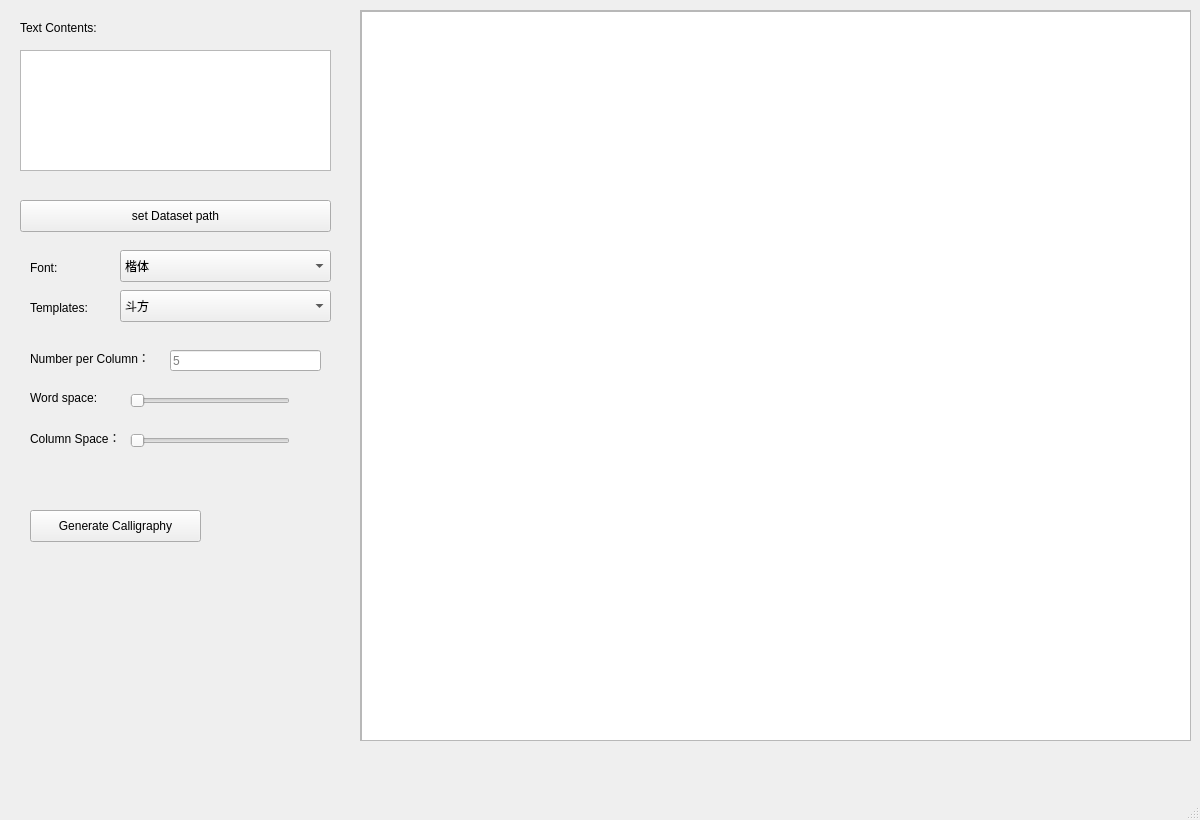
<?xml version="1.0" encoding="UTF-8"?>
<ui version="4.0">
 <class>MainWindow</class>
 <widget class="QMainWindow" name="MainWindow">
  <property name="enabled">
   <bool>true</bool>
  </property>
  <property name="geometry">
   <rect>
    <x>0</x>
    <y>0</y>
    <width>1200</width>
    <height>820</height>
   </rect>
  </property>
  <property name="windowTitle">
   <string>MainWindow</string>
  </property>
  <widget class="QWidget" name="centralwidget">
   <widget class="QScrollArea" name="scrollArea">
    <property name="geometry">
     <rect>
      <x>360</x>
      <y>10</y>
      <width>831</width>
      <height>731</height>
     </rect>
    </property>
    <property name="widgetResizable">
     <bool>true</bool>
    </property>
    <widget class="QWidget" name="scrollAreaWidgetContents">
     <property name="geometry">
      <rect>
       <x>0</x>
       <y>0</y>
       <width>829</width>
       <height>729</height>
      </rect>
     </property>
     <widget class="QGraphicsView" name="image_gw">
      <property name="geometry">
       <rect>
        <x>0</x>
        <y>0</y>
        <width>901</width>
        <height>731</height>
       </rect>
      </property>
     </widget>
    </widget>
   </widget>
   <widget class="QLabel" name="label">
    <property name="geometry">
     <rect>
      <x>20</x>
      <y>20</y>
      <width>241</width>
      <height>16</height>
     </rect>
    </property>
    <property name="text">
     <string>Text Contents:</string>
    </property>
   </widget>
   <widget class="QTextEdit" name="text_content_edit">
    <property name="geometry">
     <rect>
      <x>20</x>
      <y>50</y>
      <width>311</width>
      <height>121</height>
     </rect>
    </property>
    <property name="placeholderText">
     <string/>
    </property>
   </widget>
   <widget class="QLabel" name="label_2">
    <property name="geometry">
     <rect>
      <x>30</x>
      <y>300</y>
      <width>71</width>
      <height>16</height>
     </rect>
    </property>
    <property name="text">
     <string>Templates:</string>
    </property>
   </widget>
   <widget class="QComboBox" name="template_comboBox">
    <property name="geometry">
     <rect>
      <x>120</x>
      <y>290</y>
      <width>211</width>
      <height>32</height>
     </rect>
    </property>
    <item>
     <property name="text">
      <string>斗方</string>
     </property>
    </item>
    <item>
     <property name="text">
      <string>扇面</string>
     </property>
    </item>
    <item>
     <property name="text">
      <string>对联</string>
     </property>
    </item>
   </widget>
   <widget class="QLabel" name="label_3">
    <property name="geometry">
     <rect>
      <x>30</x>
      <y>390</y>
      <width>91</width>
      <height>16</height>
     </rect>
    </property>
    <property name="text">
     <string>Word space:</string>
    </property>
   </widget>
   <widget class="QSlider" name="word_space_slider">
    <property name="geometry">
     <rect>
      <x>130</x>
      <y>390</y>
      <width>160</width>
      <height>22</height>
     </rect>
    </property>
    <property name="orientation">
     <enum>Qt::Horizontal</enum>
    </property>
   </widget>
   <widget class="QLabel" name="label_4">
    <property name="geometry">
     <rect>
      <x>30</x>
      <y>430</y>
      <width>111</width>
      <height>16</height>
     </rect>
    </property>
    <property name="text">
     <string>Column Space：</string>
    </property>
   </widget>
   <widget class="QSlider" name="column_space_slider">
    <property name="geometry">
     <rect>
      <x>130</x>
      <y>430</y>
      <width>160</width>
      <height>22</height>
     </rect>
    </property>
    <property name="orientation">
     <enum>Qt::Horizontal</enum>
    </property>
   </widget>
   <widget class="QPushButton" name="generate_btn">
    <property name="geometry">
     <rect>
      <x>30</x>
      <y>510</y>
      <width>171</width>
      <height>32</height>
     </rect>
    </property>
    <property name="text">
     <string>Generate Calligraphy</string>
    </property>
   </widget>
   <widget class="QLabel" name="label_5">
    <property name="geometry">
     <rect>
      <x>30</x>
      <y>260</y>
      <width>59</width>
      <height>16</height>
     </rect>
    </property>
    <property name="text">
     <string>Font:</string>
    </property>
   </widget>
   <widget class="QComboBox" name="font_comboBox">
    <property name="geometry">
     <rect>
      <x>120</x>
      <y>250</y>
      <width>211</width>
      <height>32</height>
     </rect>
    </property>
    <item>
     <property name="text">
      <string>楷体</string>
     </property>
    </item>
    <item>
     <property name="text">
      <string>宋体</string>
     </property>
    </item>
    <item>
     <property name="text">
      <string>启功体</string>
     </property>
    </item>
   </widget>
   <widget class="QPushButton" name="set_dataset_path_btn">
    <property name="geometry">
     <rect>
      <x>20</x>
      <y>200</y>
      <width>311</width>
      <height>32</height>
     </rect>
    </property>
    <property name="text">
     <string>set Dataset path</string>
    </property>
   </widget>
   <widget class="QLabel" name="label_6">
    <property name="geometry">
     <rect>
      <x>30</x>
      <y>350</y>
      <width>141</width>
      <height>16</height>
     </rect>
    </property>
    <property name="text">
     <string>Number per Column：</string>
    </property>
   </widget>
   <widget class="QLineEdit" name="num_per_colu_lineEdit">
    <property name="geometry">
     <rect>
      <x>170</x>
      <y>350</y>
      <width>151</width>
      <height>21</height>
     </rect>
    </property>
    <property name="placeholderText">
     <string>5</string>
    </property>
   </widget>
  </widget>
  <widget class="QStatusBar" name="statusbar"/>
 </widget>
 <resources/>
 <connections/>
</ui>
